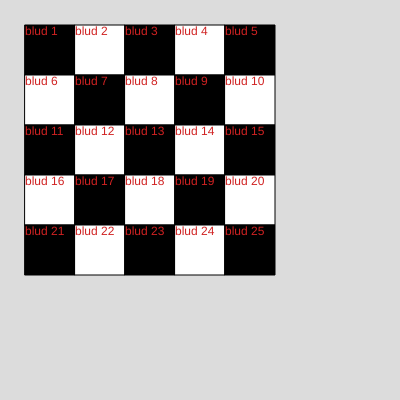
Frame 1 (no input)
Frame 60 (no input): identical to frame 1, image omitted
Frame 120 (the mouse pressed at the canvas centre since frame 60): identical to frame 1, image omitted

The p5.js sketch that drew this single still picture (run headless with seeded random() and noise() and a simulated clock; from frame 60 on, the mouse is pressed at the canvas centre):

// p5.js sketch
// ── sketch.js
let ArrIndividuals = [
  ['blud 1', 'blud 2', 'blud 3', 'blud 4', 'blud 5'],
  ['blud 6', 'blud 7', 'blud 8', 'blud 9', 'blud 10'],
  ['blud 11', 'blud 12', 'blud 13', 'blud 14', 'blud 15'],
  ['blud 16', 'blud 17', 'blud 18', 'blud 19', 'blud 20'],
  ['blud 21', 'blud 22', 'blud 23', 'blud 24', 'blud 25'],
]


function setup() {
  createCanvas(400, 400);
}

function draw() {
  background(220);
  let index = 1
  for (let i = 0; i < 5; i++){
    for (let j = 0; j < 5; j++){
      if (index % 2 == 0){
        fill("#ffffff")
      } else{
        fill("#000000")
      }
      square(j * 50 + 25, i * 50 + 25, 50)
      fill("#d02222")
      text(ArrIndividuals[i][j], j * 50 + 25, i * 50 + 35)
      index++
    }
  }
}
